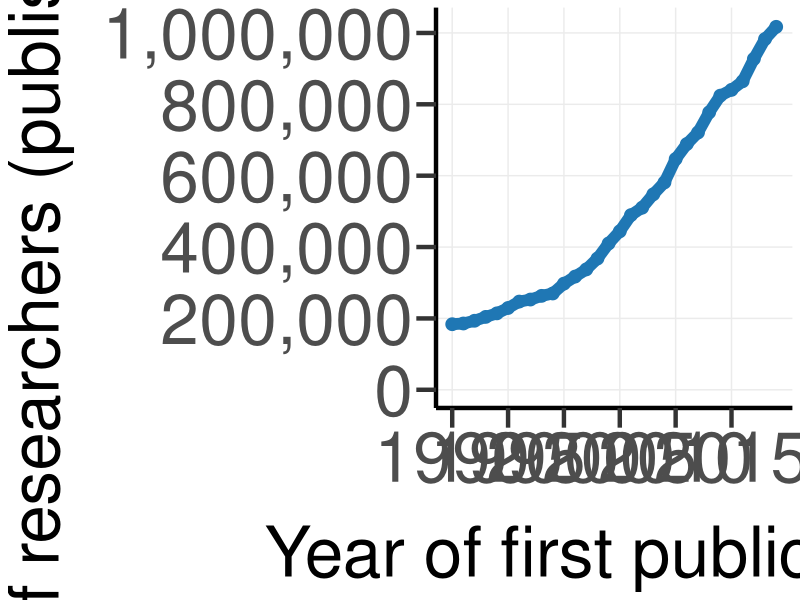
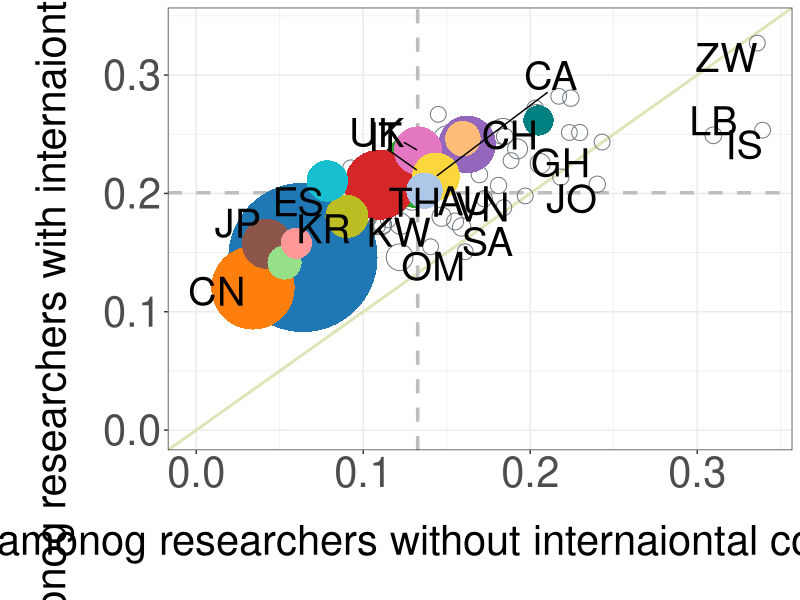
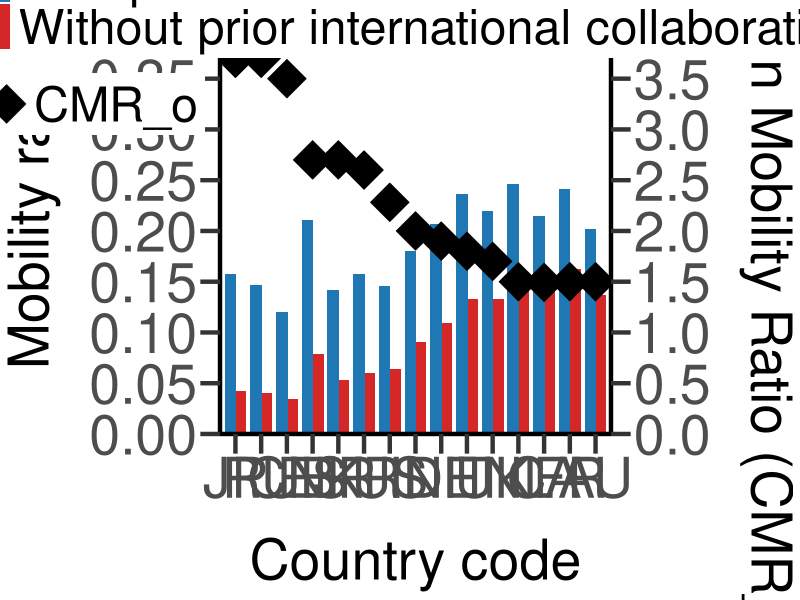
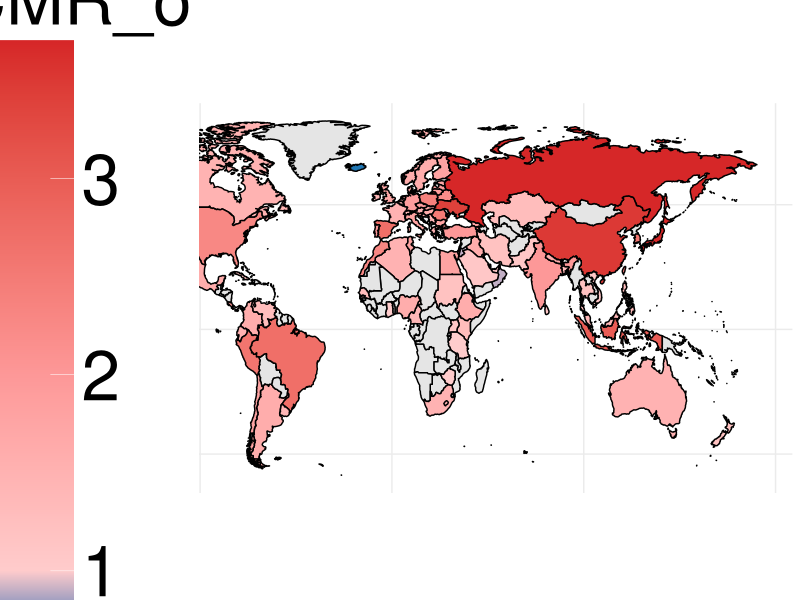
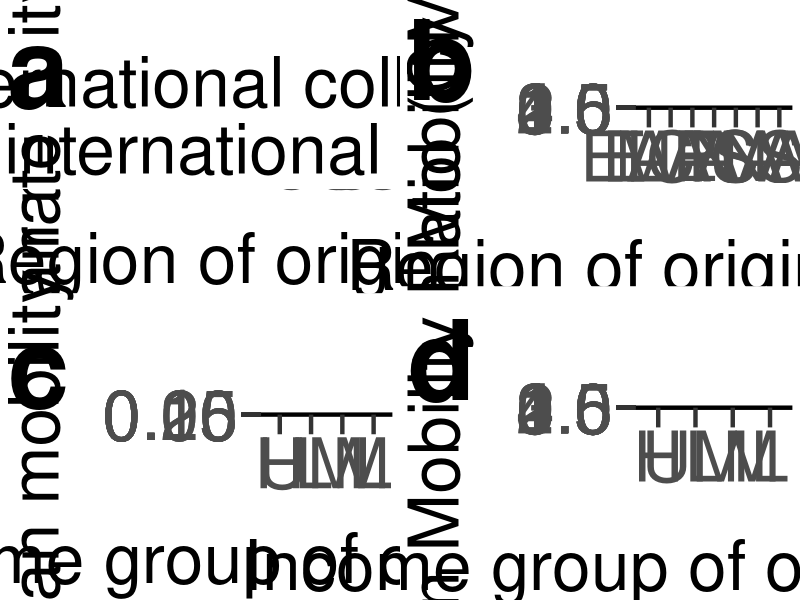
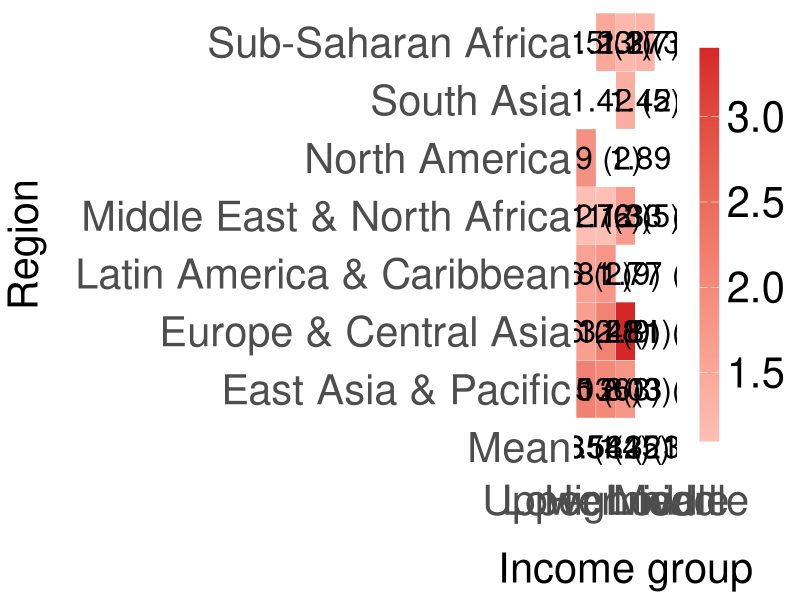

The R source for these figures, in order:
## ---- chunk 1
knitr::opts_chunk$set(echo = TRUE)
## ---- chunk 2
library("ggplot2")
library("dplyr")
library("tidyr")
library("scales")
library("ggrepel")
library("gridExtra")
library("grid")
library("maps")
## ---- chunk 3
# Read data from CSV: the annual number of disambiguated researchers who published their first paper in the Dimensions database (1990–2019)
researcher_first_year<-read.csv("n of researchers--first year.csv",header=T,sep=',',stringsAsFactors = FALSE,na.strings = "")

## ---- chunk 4
#Drew Fig.1
png(file="Fig QSS1--first year--researchers_2023.png", width=3000,height=1500)  
ggplot(researcher_first_year, aes(x = first_year, y = n_researcher)) +
  geom_line(size = 4,color="#1f77b4") +  
  geom_point(size = 4,color="#1f77b4") +   
  scale_y_continuous(limits= c(0,1020000)
                     ,breaks=c(0, 200000,400000,600000,800000,1000000)
                     ,labels=c("0","200,000","400,000","600,000","800,000","1,000,000"))+
  scale_x_continuous(limits=c(1990,2019),breaks=seq(1990, 2019,5))+
  labs(x = "Year of first publication",
       y = "Number of researchers (published first paper)") +
   theme_bw() +
    theme( 
    panel.grid.minor = element_blank(),
    panel.border = element_blank(), 
    plot.title.position = "plot",  
    plot.title = element_text(hjust = 0.05, vjust = 0, size = 80, face = "bold", color = "black"),
    strip.text = element_text(size=50),
    axis.ticks = element_line(size = 1.5), 
    axis.ticks.length = unit(0.5, "cm"),
    axis.line = element_line(size = 1.5), 
    axis.text = element_text(size = 50),
    axis.line.y=element_line(size=1.5,color='black'),
    axis.title = element_text(size = 50),
    axis.title.x = element_text(size = 50, margin = margin(20, 0, 0, 0)),
    axis.title.y = element_text(size = 50, margin = margin(0, 20, 0, 0)),
    legend.text = element_text(size = 50),
    legend.title = element_blank(),
    legend.position = c(0.3, 0.95),
    legend.key.size = unit(1, "cm")
  )
dev.off()
## ---- chunk 5
# Read country-level mobility data from CSV

mobi_rate_country <-read.csv("mobility rate--country--2023--more than 500.csv") 

is.numeric(mobi_rate_country$MR_c)
is.numeric(mobi_rate_country$MR_nc)

# Define 15 country codes with most outgoing researchers and corresponding colors
country_code_15<-c(
        "US",
        "CN",
        "UK",
        "DE",
        "FR",
        "JP",
        "IT",
        "CA",
        "IN",
        "ES",
        "AU",
        "NL",
        "BR",
        "KR",
        "CH")
color <- c( 
     "#1f77b4",
     "#ff7f0e",
     "#2ca02c",
     "#d62728",
     "#9467bd",
     "#8c564b",
     "#e377c2",
     "#FBD63C",
     "#bcbd22",
     "#17becf",
     "#aec7e8",
     "#ffbb78",
     "#98df8a",
     "#ff9896",
     "#008080")

# Create a data frame for country style (color and shape)
country_style <- data.frame(country_code_15, color)
country_style$shape <- 16

# Merge color and shape info into mobility data by country code
mobi_rate_country <-
  merge(mobi_rate_country,
        country_style,
        by.x = "country_code",
        by.y = "country_code_15",
        all.x = TRUE)

# Assign default color and shape to countries not in the 15
mobi_rate_country $color[is.na(mobi_rate_country $color)] <- "#6c757d"
mobi_rate_country $shape[is.na(mobi_rate_country $shape)] <- 1

# Set plot size based on 'r_mobi' (n of outgoing researchers) value
mobi_rate_country $size <- mobi_rate_country $r_mobi / 100

mobi_rate_country $size[mobi_rate_country $size < 10] <- 5

## ---- chunk 6
# Save the scatter plot (Fig. 3) as a PNG image
png(file="Fig QSS3--mobility ratio--country level 2019.png", width=1500,height=1500)

# Arrange data and scale point sizes for visualization 
  mobi_rate_country_p <-mobi_rate_country  %>% arrange(shape, desc(r_mobi)) %>% mutate(size_scale =scales::rescale(size, to = c(5, 50)))

# Create scatter plot comparing mobility rates with and without international collaboration

    ggplot(mobi_rate_country_p,
           aes(x = MRo_nc, y =  MRo_c)) +
    xlim(0, 0.34) +
    ylim(0, 0.34) +
    labs(x = "Mobility rate amonog researchers without internaiontal collaboration (MRo_nc)") + 
    labs(y = "Mobility rate amonog researchers with internaiontal collaboration (MRo_c)") +
    geom_abline(
      intercept = 0,
      slope = 1,
      linetype = 1,
      color = "#dde5b6",
      size = 1
    ) +
    geom_vline(
      xintercept = median(mobi_rate_country_p$MRo_nc),
      linetype = "dashed",
      color = "grey",
      size = 1.2
    ) +
    geom_hline(
      yintercept = median(mobi_rate_country_p$MRo_c),
      linetype = "dashed",
      color = "grey",
      size = 1.2
    ) +
       geom_point(
      colour = mobi_rate_country_p$color,
      size = mobi_rate_country_p$size_scale,
      shape = mobi_rate_country_p$shape
    )+
  
# Label selected countries      
    geom_text_repel(aes(label=ifelse(mobi_rate_country_p$size_scale>10.5 & mobi_rate_country_p$country_code!="CA" &
                                       mobi_rate_country_p$country_code!="UK" 
                                     ,as.character(mobi_rate_country_p$country_code),'')),hjust=0.5,
              vjust=0.5,size=10)+
      geom_text_repel(aes(label = ifelse(mobi_rate_country_p$country_code == "UK", 
                                   "UK", '')),  hjust = 0, vjust = 1, size = 10)+
      geom_text_repel(aes(label = ifelse(mobi_rate_country_p$country_code == "CA", 
                                   "CA", '')),  hjust = 1, vjust = 1, size = 10)+
      geom_text(aes(label = ifelse(mobi_rate_country_p$country_code == "KR", 
                                   "KR", '')),  hjust = 0, vjust = 0, size = 10)+
        geom_text(aes(label = ifelse(mobi_rate_country_p$country_code == "CH", 
                                   "CH", '')),  hjust = 1, vjust = 1, size = 10)+
      geom_text(aes(label = ifelse(mobi_rate_country_p$country_code == "LB", 
                                   "LB", '')),  hjust = 0.5, vjust = 0, size = 10)+
        geom_text(aes(label = ifelse(mobi_rate_country_p$country_code == "JO", 
                                   "JO", '')),  hjust = 1, vjust = 1, size = 10)+
      geom_text(aes(label = ifelse(mobi_rate_country_p$country_code == "GH", 
                                   "GH", '')),  hjust = 0.5, vjust = 0, size = 10)+

              geom_text(aes(label = ifelse(mobi_rate_country_p$country_code == "IS", 
                                   "IS", '')),  hjust = 1, vjust = 1, size = 10)+
    geom_text(aes(label = ifelse(mobi_rate_country_p$country_code == "ZW", 
                                   "ZW", '')),  hjust = 1, vjust = 1, size = 10)+
          geom_text(aes(label = ifelse(mobi_rate_country_p$country_code == "OM", 
                                   "OM", '')),  hjust = 1, vjust = 1, size = 10)+
      
            geom_text(aes(label = ifelse(mobi_rate_country_p$country_code == "KW", 
                                   "KW", '')),  hjust = 1, vjust = 0, size = 10)+
        geom_text(aes(label = ifelse(mobi_rate_country_p$country_code == "VN", 
                                   "VN", '')),  hjust = 0, vjust = 0, size = 10)+
      geom_text(aes(label = ifelse(mobi_rate_country_p$country_code == "SA", 
                                   "SA", '')),  hjust = 0, vjust = 1, size = 10)+
            geom_text(aes(label = ifelse(mobi_rate_country_p$country_code == "TH", 
                                   "TH", '')),  hjust = 1, vjust = 0, size = 10)+
    scale_size(range = c(0, 15)) +
    theme_bw() +
    theme(
      plot.title = element_text(hjust = 0.5, size = 30),
      axis.text = element_text(size = 30),
      axis.title.x = element_text(size = 30,margin=margin(20,0,20,0)),
      axis.title.y = element_text(size = 30,margin=margin(0,20,0,20))
    )

dev.off() # Close and save the plot
## ---- chunk 7
# Define the top 15 countries with most original researchers
top15_country<-c("JP", "RU", "CN", "ES", "BR", "KR", "US", "IN", "DE", "IT", "UK", "NL", "CA", "FR", "AU")

# Select only the top 15 countries and relevant columns from the data
mobi_rate_country_15 <- mobi_rate_country [mobi_rate_country $country_code %in% top15_country, c("country_code","MRo_c", "MRo_nc","CMR_o")]

# Reshape data to long format for plotting (combine MRo_c and MRo_nc into one column)
mobi_rate_country_15_long <- mobi_rate_country_15 %>%
  pivot_longer(cols = c(MRo_nc, MRo_c), names_to = "variable", values_to = "value")

## ---- chunk 8
# Save the bar plotn (Fig. 4) as a PNG image
png(file="Fig QSS4--Top15.png", width=2500, height=1000)

# Create grouped bar plot for mobility rates (with/without international collaboration) in top 15 countries

ggplot(mobi_rate_country_15_long, aes(x = factor(country_code, levels = c("JP", "RU", "CN", "ES", "BR", "KR", "US", "IN", "DE", "IT", "UK", "NL", "CA", "FR", "AU")))) +
  geom_bar(aes(y = value, fill = variable), stat = "identity", position = position_dodge(width = 0.8)) +
  scale_fill_manual(values = c("MRo_nc" = "#d62728", "MRo_c" = "#1f77b4"),
                    , labels = c("MRo_nc" = "Without prior international collaboration (MRo_nc)", 
                      "MRo_c" = "With prior international collaboration (MRo_c)")) +
  
    # Add a point for CMR_o, rescaled to fit the left y-axis
  geom_point(data = mobi_rate_country_15, aes(x = country_code, y = CMR_o / 10, color = "CMR_o"), size = 10, shape = 23, fill = "black") + 
  
    # Set left y-axis for mobility rate and right axis for CMR_o
  scale_y_continuous(
    name = "Mobility rate", limits = c(0, 0.42), expand = c(0, 0), breaks = c(0, 0.05, 0.1, 0.15, 0.2, 0.25, 0.3, 0.35, 0.4),
    sec.axis = sec_axis(~.*10, breaks = seq(0, 4, 0.5), name = "Collaboration Mobility Ratio (CMR_o)")
  ) +
  # Set color for CMR_o points
  scale_color_manual(values = c("MRo_nc" = "#d62728", "MRo_c" = "#1f77b4","CMR_o" = "black")) +
  
  labs(x = "Country code") +
  # Combine legends for bar and point, set layout
  guides(
    fill = guide_legend(title = NULL, nrow = 2),
    color = guide_legend(title = NULL, nrow = 1)
  ) + 
  # Theme settings for cleaner and bigger labels
  theme_bw() +
  theme(
    panel.grid.major = element_blank(),
    panel.grid.minor = element_blank(),
    panel.border = element_blank(), 
    plot.title = element_text(hjust = 0.5, size = 40),
    axis.ticks = element_line(size = 1.5), 
    axis.ticks.length = unit(0.5, "cm"),
    axis.line = element_line(size = 1.5), 
    axis.text = element_text(size = 40),
    axis.title = element_text(size = 40),
    axis.title.x = element_text(size = 40, margin = margin(20, 0, 0, 0)),
    axis.title.y = element_text(size = 40, margin = margin(0, 20, 0, 0)),
    axis.title.y.right = element_text(margin = margin(l = 20)),
    legend.text = element_text(size = 35),
    legend.position = c(0.81, 0.92)
    )

dev.off() # Finish and save the plot
## ---- chunk 9
# Load world map data
world_map <- map_data("world")

# Remove Antarctica from the map
world_map <- world_map %>%
  filter(region != "Antarctica")

# Merge map data with mobility data by matching country names
CMR_o_world <- world_map %>%
  left_join(mobi_rate_country, by = c("region" = "nation_map"))

## ---- chunk 10
# Find min and max CMR_o values (ignoring missing values)
cmr_min <- min(CMR_o_world$CMR_o, na.rm = TRUE)
cmr_max <- max(CMR_o_world$CMR_o, na.rm = TRUE)

# Define color breakpoints for the color scale
color_nodes <- c(cmr_min, 1, 2, cmr_max)
value_nodes <- scales::rescale(color_nodes, to = c(0,1), from = c(cmr_min, cmr_max))

# Save the map as a PNG image (Fig. A1)
png(file="Fig QSS--A1--world map--CMR_o--2023.png", width=3000,height=1500) 
ggplot(CMR_o_world, aes(x = long, y = lat, group = group, fill = CMR_o)) +
  geom_polygon(color = "black") + # Draw country borders
  scale_fill_gradientn( colours = c("#1f77b4", "#ffcccc", "#fd9898", "#d62728"),  # Custom color palette
                      values = value_nodes,         
                      na.value = "grey90",
                      name = "CMR_o") +
  coord_fixed(ratio = 1.3)+
    theme_bw() +
   theme(
    panel.grid.minor = element_blank(),
    panel.border = element_blank(),
    plot.title.position = "plot",  
    plot.title = element_text(hjust = 0.05, vjust = 0, size = 80, face = "bold", color = "black"),
    strip.text = element_text(size = 40),
    axis.ticks = element_blank(), 
    axis.line = element_blank(),  
    axis.text = element_blank(),  
    axis.title = element_blank(),  
    legend.position = c(0.08, 0.50),  
    legend.title = element_text(size = 50),  
    legend.text = element_text(size = 50),    
    legend.key.size = unit(3, "cm") 
  )

dev.off()  # Finish and save the image
## ---- chunk 11
# Calculate mean mobility rates (with and without international collaboration)by region

mobi_rate_region_summary <- mobi_rate_country %>%
  group_by(region) %>%
  summarise(
    mean_MRo_c   = mean(MRo_c, na.rm = TRUE),
    mean_MRo_nc  = mean(MRo_nc, na.rm = TRUE),
    .groups = "drop"  
  )
# Convert summary table to long format for plotting
mobi_rate_region_summary_long <- mobi_rate_region_summary %>%
  pivot_longer(cols = c(mean_MRo_nc, mean_MRo_c), names_to = "variable", values_to = "value")

# Remove countries with missing region information
mobi_rate_country_region_no_NA<- mobi_rate_country %>%  filter(region != '#N/A' )


## ---- chunk 12
#Draw Fig. 5-a
# Bar plot Fig. 5-a: average mobility rates by region (with and without prior international collaboration)

plot_mobi_rate_region<-ggplot(mobi_rate_region_summary_long, aes(x = factor(region, levels = c("East Asia & Pacific", "Europe & Central Asia","Latin America & Caribbean","Middle East & North Africa","North America","South Asia", "Sub-Saharan Africa")))) +
  geom_bar(aes(y = value, fill = variable), stat = "identity", position = position_dodge(width = 0.8)) +
  scale_fill_manual(values = c("mean_MRo_nc" = "#d62728", "mean_MRo_c" = "#1f77b4"), labels = c("mean_MRo_nc" = "Without prior international collaboration (MRo_nc)", 
                      "mean_MRo_c" = "With prior international collaboration (MRo_c)")) +
  
  scale_y_continuous(
    name = "Mean mobility rate", limits = c(0, 0.27), expand = c(0, 0), breaks = c(0, 0.05, 0.1, 0.15, 0.2,0.25)
  ) +
    # Use region abbreviations for the x-axis
  
    scale_x_discrete(breaks = c( "East Asia & Pacific", "Europe & Central Asia","Latin America & Caribbean","Middle East & North Africa",
                                 "North America","South Asia","Sub-Saharan Africa"),
                     labels=c("EAP", "ECA", "LAC","MENA", "NA","SA","SSA")
                                )+
  scale_color_manual(values = c("mean_MRo_nc" = "#d62728", "mean_MRo_c" = "#1f77b4")) +
  
  labs(x = "Region of origin country") +
  guides(
    fill = guide_legend(title = NULL, ncol= 1),
    color = guide_legend(title = NULL, ncol = 1)
  ) + 
  theme_bw() +
  theme(
    panel.grid.major = element_blank(),
    panel.grid.minor = element_blank(),
    panel.border = element_blank(),
    plot.title.position = "plot",  
    plot.title = element_text(hjust = 0, vjust = 0, size = 80, face = "bold", color = "black"),

    axis.ticks = element_line(size = 1.5), 
    axis.ticks.length = unit(0.5, "cm"),
    axis.line = element_line(size = 1.5), 
    axis.text = element_text(size = 50),
    axis.title = element_text(size = 50),
    axis.title.x = element_text(size = 50, margin = margin(20, 0, 0, 0)),
    axis.title.y = element_text(size = 50, margin = margin(0, 20, 0, 0)),
    axis.title.y.right = element_text(margin = margin(l = 20)),
    legend.text = element_text(size = 50),
    legend.position = c(0.6, 0.98)
  ) +
  ggtitle("a")

#Draw Fig. 5-b
# Violin and boxplot: distribution of CMR_o by region
plot_mobi_rate_region_box<-ggplot(mobi_rate_country_region_no_NA,aes(x=factor(region,levels=c("East Asia & Pacific", "Europe & Central Asia","Latin America & Caribbean","Middle East & North Africa","North America","South Asia","Sub-Saharan Africa")),y=CMR_o,fill = region))+
  geom_violin(size=2,width = 0.5,outlier.size=8)+
  geom_boxplot(size = 1.5, width = 0.2,outlier.size=8) +
  stat_boxplot(geom = "errorbar",size=3,width=0.2)+
  scale_fill_manual(values = c( 
    "East Asia & Pacific"="#1F77B4", 
                   "Europe & Central Asia"="#FF7F0E", 
                   "Latin America & Caribbean"="#2CA02C", 
                   "Middle East & North Africa"="#D62728", 
                   "North America"="#9467BD", 
                   "South Asia"= "#8c564b",
                   "Sub-Saharan Africa" = "#eeee00")) +
  

  stat_summary(fun=mean, geom="point", shape=23, size=15, fill="black")+
  guides(fill="none")+

  scale_y_continuous(limits= c(0,4),breaks=seq(0, 4,0.5))+
  scale_x_discrete(breaks = c(  "East Asia & Pacific", "Europe & Central Asia"
                                ,"Latin America & Caribbean","Middle East & North Africa"
                                ,"North America","South Asia","Sub-Saharan Africa"),
                   labels=c("EAP", "ECA", "LAC","MENA", "NA","SA","SSA")
                     )+
  xlab("Region of origin country")+
  ylab("Collaboration Mobility Ratio (CMR_o)")+

  theme_bw() +
    theme( legend.position = "none",

    panel.grid.minor = element_blank(),
    panel.border = element_blank(), 
    plot.title.position = "plot",  
    plot.title = element_text(hjust = 0, vjust = 0, size = 80, face = "bold", color = "black"),
    strip.text = element_text(size=50),
    axis.ticks = element_line(size = 1.5), 
    axis.ticks.length = unit(0.5, "cm"),
    axis.line = element_line(size = 1.5), 
    axis.text = element_text(size = 50),
    axis.line.y=element_line(size=1.5,color='black'),
    axis.title = element_text(size = 50),
    axis.title.x = element_text(size = 50, margin = margin(30, 0, 0, 0)),
    axis.title.y = element_text(size = 50, margin = margin(0, 30, 0, 0))

  )+
  ggtitle("b")
## ---- chunk 13
# Calculate mean mobility rates by income group
mobi_rate_income_summary <- mobi_rate_country %>%
  group_by(income_group) %>%
  summarise(
    mean_MRo_c   = mean(MRo_c, na.rm = TRUE),
    mean_MRo_nc  = mean(MRo_nc, na.rm = TRUE),
    .groups = "drop" 
  )

# Convert summary table to long format for plotting

mobi_rate_income_summary_long <- mobi_rate_income_summary   %>%
  pivot_longer(cols = c(mean_MRo_nc, mean_MRo_c), names_to = "variable", values_to = "value")

# Remove countries with missing income group information

mobi_rate_country_income_no_NA<- mobi_rate_country %>%  filter(income_group != '#N/A')

## ---- chunk 14
#Draw Fig. 5-c
# Bar plot: average mobility rates by income group (with/without prior international collaboration)
plot_mobi_rate_income<-ggplot(mobi_rate_income_summary_long  , aes(x = factor(income_group, levels = c("High", "Upper middle", "Lower middle", "Low")))) +
  geom_bar(aes(y = value, fill = variable), stat = "identity", position = position_dodge(width = 0.8)) +
  scale_fill_manual(values = c("mean_MRo_nc" = "#d62728", "mean_MRo_c" = "#1f77b4"), labels = c("mean_MRo_nc" = "Without prior international collaboration (MRo_nc)", 
                      "mean_MRo_c" = "With prior international collaboration (MRo_c)")) +
  
  scale_y_continuous(
    name = "Mean mobility rate", limits = c(0, 0.27), expand = c(0, 0), breaks = c(0, 0.05, 0.1, 0.15, 0.2,0.25)
  ) +

  scale_color_manual(values = c("mean_MRo_nc" = "#d62728", "mean_MRo_c" = "#1f77b4"),
                    labels = c("mean_MRo_nc" = "Without prior international collaboration (MRo_nc)", 
                      "mean_MRo_c" = "With prior international collaboration (MRo_c)")) +
  scale_x_discrete(breaks = c( "High", "Upper middle", "Lower middle", "Low"),
                     labels=c("H", "UM", "LM", "L")
                                )+
  scale_y_continuous(
    name = "mean mobility rate", limits = c(0, 0.27), expand = c(0, 0), breaks = c(0, 0.05, 0.1, 0.15, 0.2,0.25)
  ) +
  labs(x = "Income group of origin country") +
  labs(y="Mobility rate")+
  guides(
    fill = guide_legend(title = NULL, ncol = 1),
    color = guide_legend(title = NULL, ncol = 1)
  ) + 
  theme_bw() +
  theme(
    panel.grid.major = element_blank(),
    panel.grid.minor = element_blank(),
    panel.border = element_blank(), 
    plot.title.position = "plot",  
    plot.title = element_text(hjust = 0, vjust = 0, size = 80, face = "bold", color = "black"),

    axis.ticks = element_line(size = 1.5), 
    axis.ticks.length = unit(0.5, "cm"),
    axis.line = element_line(size = 1.5), 
    axis.text = element_text(size = 50),
    axis.title = element_text(size = 50),
    axis.title.x = element_text(size = 50, margin = margin(20, 0, 0, 0)),
    axis.title.y = element_text(size = 50, margin = margin(0, 20, 0, 0)),
    axis.title.y.right = element_text(margin = margin(l = 20)),
    legend.text = element_text(size = 50),
    legend.position = "none"
  )+
  ggtitle("c")

#Draw Fig. 5d
# Violin and boxplot: distribution of CMR_o by income group

plot_mobi_rate_income_box<-ggplot(mobi_rate_country_income_no_NA, aes(x = factor(income_group,levels = c("High", "Upper middle", "Lower middle", "Low")), y = CMR_o,fill = income_group)) +
  geom_violin(size=2,width = 0.5,outlier.size=8)+
  geom_boxplot(size = 1.5, width = 0.2,outlier.size=8) +
  stat_boxplot(geom = "errorbar",size=3,width=0.2)+
  
  scale_fill_manual(values = c(
    "High" = "#1f77b4",
    "Upper middle" = "#ff7f0e",
    "Lower middle" = "#2ca02c",
    "Low" = "#d62728"
  )) +
  stat_summary(fun = mean, geom = "point", shape = 23, size = 15, fill = "black") +
  guides(fill = "none") +
  scale_y_continuous(limits = c(0, 4), breaks = seq(0, 4, 0.5)) +
  scale_x_discrete(breaks = c("High", "Upper middle", "Lower middle", "Low"),
                   labels = c("H", "UM", "LM", "L")) +
  xlab("Income group of origin country") +
   ylab("Collaboration Mobility Ratio (CMR_o)")+
  theme_bw() +
  theme(
    legend.position = "none",
    panel.grid.minor = element_blank(),
    panel.border = element_blank(),
    plot.title.position = "plot",
    plot.title = element_text(hjust = 0, vjust = 0, size = 80, face = "bold", color = "black"),
    strip.text = element_text(size = 50),
    axis.ticks = element_line(size = 1.5),
    axis.ticks.length = unit(0.5, "cm"),
    axis.line = element_line(size = 1.5),
    axis.text = element_text(size = 50),
    axis.line.y = element_line(size = 1.5, color = 'black'),
    axis.title = element_text(size = 50),
    axis.title.x = element_text(size = 50, margin = margin(30, 0, 0, 0)),
    axis.title.y = element_text(size = 50, margin = margin(0, 30, 0, 0))
  ) +
  ggtitle("d")

## ---- chunk 15
# Save the combined plots (Fig. 5) as a PNG image

png(file="Fig QSS5--mobility rate_2023.png", width=3750,height=3000)

# Define the layout for a 4-panel figure
grid_layout <- rbind(
  c(1, 1, 1, 3, 3,3),
  c(1, 1, 1, 3, 3,3),
  c(2, 2, 2, 4, 4,4),
  c(2, 2, 2, 4, 4,4)
)

# Arrange the four plots in the specified layout
grid.arrange(plot_mobi_rate_region,           # 1: Bar plot by region
             plot_mobi_rate_income,           # 2: Bar plot by income group
             plot_mobi_rate_region_box,       # 3: Box/violin by region
             plot_mobi_rate_income_box,       # 4: Box/violin by income group
             layout_matrix = grid_layout)

dev.off() # Finish and save the image
## ---- chunk 16
# Calculate average CMR_o and country count for each region and income group combination

CMR_region_income_summary <- mobi_rate_country %>%
  group_by(region, income_group) %>%
  summarise(mean_CMR_o = mean(CMR_o, na.rm = TRUE),
            country_count = n(),
            .groups = "drop"
            )
# Calculate average CMR_o and country count for each income group (region set as "Average")

CMR_income_summary <- mobi_rate_country %>%
  group_by(income_group) %>%
  summarise(mean_CMR_o = mean(CMR_o, na.rm = TRUE),
            country_count = n()) %>%
  mutate(region = "Mean")

# Calculate average CMR_o and country count for each region (income_group set as "Average")
CMR_region_summary <- mobi_rate_country %>%
  group_by(region) %>%
  summarise(mean_CMR_o = mean(CMR_o, na.rm = TRUE),
            country_count = n()) %>%
  mutate(income_group = "Mean")

# Combine all summaries into one table
CMR_region_income<-bind_rows(CMR_region_income_summary , CMR_income_summary, CMR_region_summary)

# Create a label with mean value and country count
CMR_region_income<- CMR_region_income %>%
  mutate(label = paste0(round(mean_CMR_o, 2), " (", country_count, ")"))

# Calculate overall mean and total number of records
total_mean_CMR_o <- mean(CMR_region_income$mean_CMR_o, na.rm = TRUE)
total_id_count <- nrow(CMR_region_income)

# Calculate the median mean_CMR_o across all region/income groups
median_value_region_income <- median(CMR_region_income$mean_CMR_o, na.rm = TRUE)

## ---- chunk 17
# Save the heatmap (Fig. A2) as a PNG image
png(file="Fig QSS--A2--mobility rate--region and income.png", width=1500,height=500)

# Create a heatmap of mean_CMR_o for each region and income group
ggplot(CMR_region_income, aes(
  x = factor(income_group, levels = c("High", "Upper middle", "Lower middle", "Low","Mean")),
  y = factor(region, levels = c("Mean", "East Asia & Pacific", "Europe & Central Asia","Latin America & Caribbean","Middle East & North Africa",
                                 "North America","South Asia","Sub-Saharan Africa")), fill = mean_CMR_o)) +
  
# Main colored tiles for mean_CMR_o (excluding summary rows/columns)
   geom_tile(aes(fill = ifelse(income_group == "Mean" | region == "Mean", NA, mean_CMR_o)), color = "white") +
  
# White tiles for summary rows/columns (the "Average" cells)
  geom_tile(data = subset(CMR_region_income, income_group == "Mean" | region == "Mean"), fill = "white", color = "white") +
  
# Add label with mean value and country count to each cell

  geom_text(aes(label = label), color = "black", size = 8, 
            hjust = 0.5, vjust = 0.5) +
  
# Set color gradient for heatmap
  scale_fill_gradient2(low = "#ffffe0",  high = "#d62728")+
  labs( x = "Income group", y = "Region",fill = "mean_CMR_o")+
  theme_bw() +
  theme(
    panel.grid.major = element_blank(),
    panel.grid.minor = element_blank(),
    panel.border = element_blank(), 
    plot.title = element_text(hjust = 0.5, size = 40),
    axis.ticks = element_blank(), 
    axis.ticks.length = unit(0, "cm"), 
    axis.text = element_text(size = 30),
    axis.title = element_blank(),
    axis.title.x = element_text(size = 30, margin = margin(20, 0, 0, 0)),
    axis.title.y = element_text(size = 30, margin = margin(0, 20, 0, 0)),
    axis.title.y.right = element_text(margin = margin(l = 20)),
    legend.text = element_text(size = 30),
      legend.title = element_blank(),
     # legend.title.align = 0.1,
    legend.key.size = unit(1, "cm"),           
    legend.key.width = unit(0.5, "cm"),       
    legend.key.height = unit(2, "cm")  ,     
      legend.position = "right"
  )
dev.off()  # Finish and save the image
